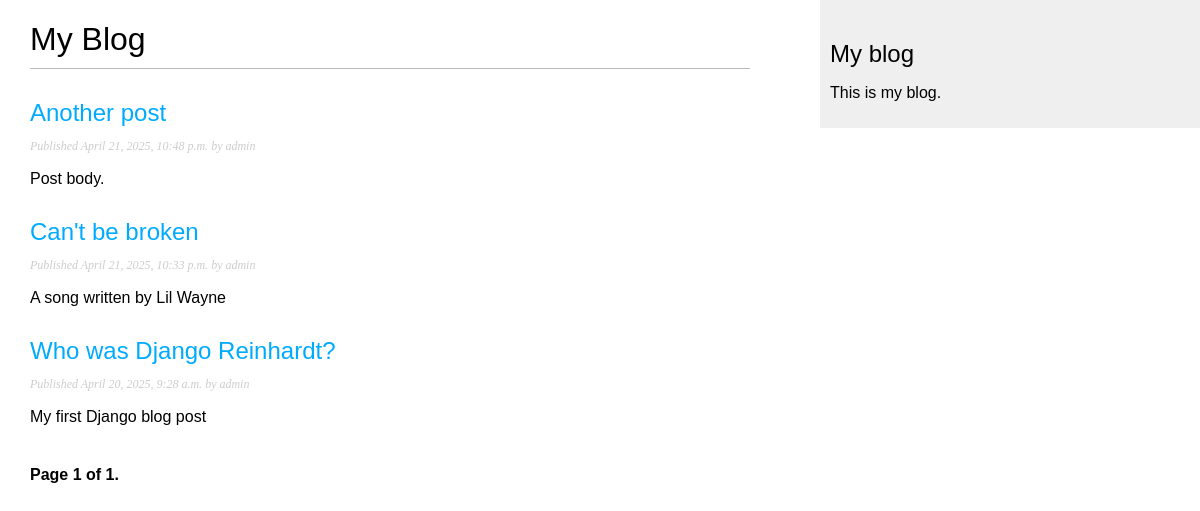
The page /blog/ on the database as committed earlier.
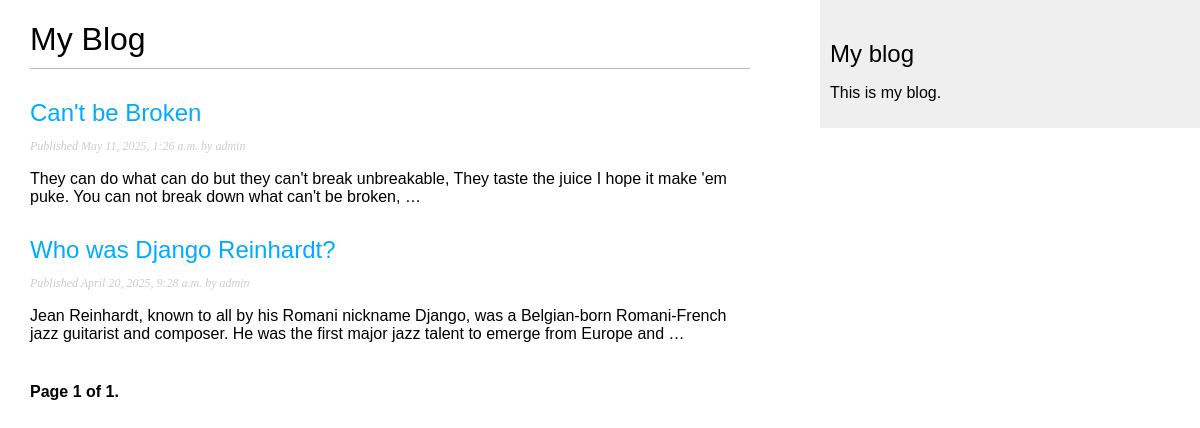
The same page on the database as committed later.
### blog/models.py (models this page shows, shortened)
class Post(models.Model):
    class Status(models.TextChoices):
        DRAFT = 'DF', 'Draft'
        PUBLISHED = 'PB', 'Published'
    title = models.CharField(max_length=250)
    slug = models.SlugField(max_length=250, unique_for_date='publish')
    author = models.ForeignKey(settings.AUTH_USER_MODEL, on_delete=models.CASCADE, related_name='blog_posts')
    body = models.TextField()
    publish = models.DateTimeField(default=timezone.now)
    created = models.DateTimeField(auto_now_add=True)
    updated = models.DateTimeField(auto_now=True)
    status = models.CharField(max_length=2, choices=Status.choices, default=Status.DRAFT)
    objects = models.Manager()
    published = PublishedManager()
    class Meta:
        ordering = ['-publish']
    def get_absolute_url(self):
        return reverse(
            "blog:post_detail",
            args=[
                self.publish.year,
                self.publish.month,
                self.publish.day,
                self.slug
            ]
        )

### blog/views.py (the view)
# urls.py: path('', views.post_list, name='post_list'),
def post_list(request):
    post_list = Post.published.all()
    paginator = Paginator(post_list, 3)
    page_number = request.GET.get('page', 1)
    try:
        posts = paginator.page(page_number)
    except PageNotAnInteger:
        posts = paginator.page(1)
    except EmptyPage:
        posts = paginator.page(paginator.num_pages)
    return render(
        request,
        'blog/post/list.html',
        {'posts': posts}
    )

### blog/models.py (called while the page is built)
    def get_queryset(self):
        return (
            super().get_queryset().filter(status=Post.Status.PUBLISHED)
        )

### blog/templates/blog/post/list.html (shortened to what this page needs)
{% extends "blog/base.html" %}
{% block content %}
    <h1>My Blog</h1>
    {% for post in posts %}
    <h2>
        <a href="{{ post.get_absolute_url }}">
            {{ post.title }}
        </a>
    </h2>
    <p class="date">
        Published {{ post.publish }} by {{ post.author }}
    </p>
        {{ post.body|truncatewords:30|linebreaks }}
    {% endfor %}
    {% include "pagination.html" with page=posts %}
{% endblock %}

### blog/templates/blog/base.html (shortened to what this page needs)
{% load static %}
<!DOCTYPE html>
<html>
<head>
    <link href="{% static "css/blog.css" %}" rel="stylesheet">
</head>
<body>
    <div id="content">
        {% block content %}
        {% endblock %}
    </div>
    <div id="sidebar">
        <h2>My blog</h2>
        <p>This is my blog.</p>
    </div>
</body>
</html>

### blog/templates/pagination.html (shortened to what this page needs)
<div class="pagination">
    <span class="step-links">
        <span class="current">
            Page {{ page.number }} of {{ page.paginator.num_pages }}.
        </span>
    </span>
</div>

### blog/static/css/blog.css (style rules this page uses)
body { margin:0; padding:0; font-family:helvetica, sans-serif; }
a { color:#00abff; text-decoration:none; }
h1 { font-weight:normal; border-bottom:1px solid #bbb; padding:0 0 10px 0; }
h2 { font-weight:normal; margin:30px 0 0; }
#content { float:left; width:60%; padding:0 0 0 30px; }
#sidebar { float:right; width:30%; padding:10px; background:#efefef; height:100%; }
p.date { color:#ccc; font-family: georgia, serif; font-size: 12px; font-style: italic; }
.pagination { margin:40px 0; font-weight:bold; }

Rows that differ between the two databases and show on the page:
removed Post: title "Another post", publish "April 21, 2025, 10:48 p.m.", author "admin", body "Post body."
removed Post: title "Can't be broken", publish "April 21, 2025, 10:33 p.m.", author "admin", body "A song written by Lil Wayne"
added Post: title "Can't be Broken", publish "May 11, 2025, 1:26 a.m.", author "admin", body "They can do what can do but they can't break unbreakable, They taste the juice I hope it make 'em puke. You can not break down what can't be broken, …"
changed Post "Who was Django Reinhardt?": body "My first Django blog post" → "Jean Reinhardt, known to all by his Romani nickname Django, was a Belgian-born Romani-French jazz guitarist and composer. He was the first major jazz talent to emerge from Europe and …"
